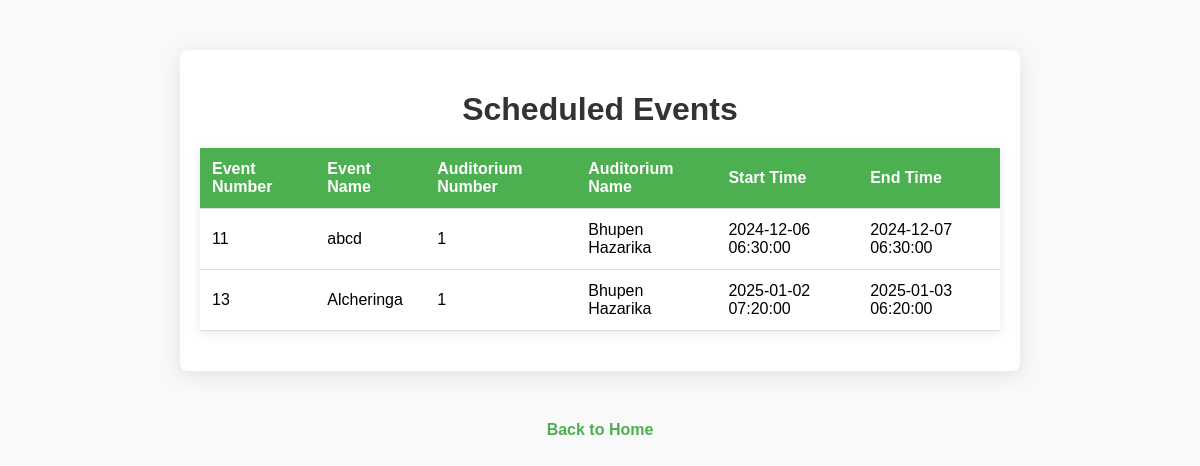
The page /events_in_audi.php on the database its author committed.
### tables this page shows
CREATE TABLE `Event` (
  `Event_ID` int NOT NULL,
  `Name` varchar(100) NOT NULL,
  `Start_Time` timestamp NOT NULL,
  `End_Time` timestamp NOT NULL,
  `Capacity` int DEFAULT NULL,
  `Projector` tinyint(1) DEFAULT '0',
  `Sound_System` tinyint(1) DEFAULT '0',
  `REQUIREMENTS` text
);

CREATE TABLE `Auditorium` (
  `Audi_ID` int NOT NULL,
  `Name` varchar(100) NOT NULL,
  `Location` varchar(100) DEFAULT NULL,
  `Capacity` int DEFAULT NULL,
  `Projector` tinyint(1) DEFAULT '0',
  `Sound_Sys` tinyint(1) DEFAULT '0'
);

### events_in_audi.php (the view, shortened to what this page needs)
<?php
include('db.php');
$sql_events = "
    SELECT e.Event_ID, e.Name AS Event_Name,
           a.Audi_ID, a.Name AS Auditorium_Name,
           e.Start_Time, e.End_Time
    FROM Event e
    JOIN Booking b ON e.Event_ID = b.Event_ID
    JOIN Auditorium a ON b.Audi_ID = a.Audi_ID
    WHERE e.Start_Time >= NOW()  -- Only upcoming events
    ORDER BY e.Start_Time ASC     -- Sort by start time
";
$stmt_events = $conn->prepare($sql_events);
$stmt_events->execute();
$result_events = $stmt_events->fetchAll(PDO::FETCH_ASSOC);
?>
<!DOCTYPE html>
<html lang="en">
<head>
    <link rel="stylesheet" href="styles.css">
</head>
<body>
    <div class="container">
        <h1>Scheduled Events</h1>
        <?php if (count($result_events) > 0): ?>
            <table>
                <thead>
                    <tr>
                        <th>Event Number</th>
                        <th>Event Name</th>
                        <th>Auditorium Number</th>
                        <th>Auditorium Name</th>
                        <th>Start Time</th>
                        <th>End Time</th>
                    </tr>
                </thead>
                <tbody>
                    <?php foreach ($result_events as $event): ?>
                        <tr>
                            <td><?php echo htmlspecialchars($event['Event_ID']); ?></td>
                            <td><?php echo htmlspecialchars($event['Event_Name']); ?></td>
                            <td><?php echo htmlspecialchars($event['Audi_ID']); ?></td>
                            <td><?php echo htmlspecialchars($event['Auditorium_Name']); ?></td>
                            <td><?php echo htmlspecialchars(date('Y-m-d H:i:s', strtotime($event['Start_Time']))); ?></td>
                            <td><?php echo htmlspecialchars(date('Y-m-d H:i:s', strtotime($event['End_Time']))); ?></td>
                        </tr>
                    <?php endforeach; ?>
                </tbody>
            </table>
        <?php else: ?>
            <p>No upcoming events found.</p>
        <?php endif; ?>
    </div>
    <p><a href="index.php">Back to Home</a></p>
</body>
</html>

### styles.css (style rules this page uses)
body { margin: 0; padding: 0; font-family: Arial, sans-serif; background-color: #f0f0f0; }
.container { max-width: 600px; margin: 50px auto; padding: 20px; background-color: #ffffff; border-radius: 8px; box-shadow: 0 2px 10px rgba(0, 0, 0, 0.1); }
p { color: red; text-align: center; }
body { margin: 0; padding: 0; font-family: Arial, sans-serif; background-color: #f9f9f9; }
.container { max-width: 800px; margin: 50px auto; padding: 20px; text-align: center; background-color: #ffffff; border-radius: 8px; box-shadow: 0 4px 20px rgba(0, 0, 0, 0.1); }
h1 { color: #333; margin-bottom: 20px; }

### events_in_audi.php (style rules this page uses)
table { width: 100%; border-collapse: collapse; margin: 20px 0; box-shadow: 0 2px 10px rgba(0, 0, 0, 0.1); }
th, td { padding: 12px; text-align: left; border-bottom: 1px solid #ddd; }
th { background-color: #4CAF50; color: white; }
p { text-align: center; }
a { text-decoration: none; color: #4CAF50; font-weight: bold; }

### rows shown on the page
event: Event_ID "11", Name "abcd", auditorium.Audi_ID "1", auditorium.Name "Bhupen Hazarika", Start_Time "2024-12-06 06:30:00", End_Time "2024-12-07 06:30:00"
event: Event_ID "13", Name "Alcheringa", auditorium.Audi_ID "1", auditorium.Name "Bhupen Hazarika", Start_Time "2025-01-02 07:20:00", End_Time "2025-01-03 06:20:00"
